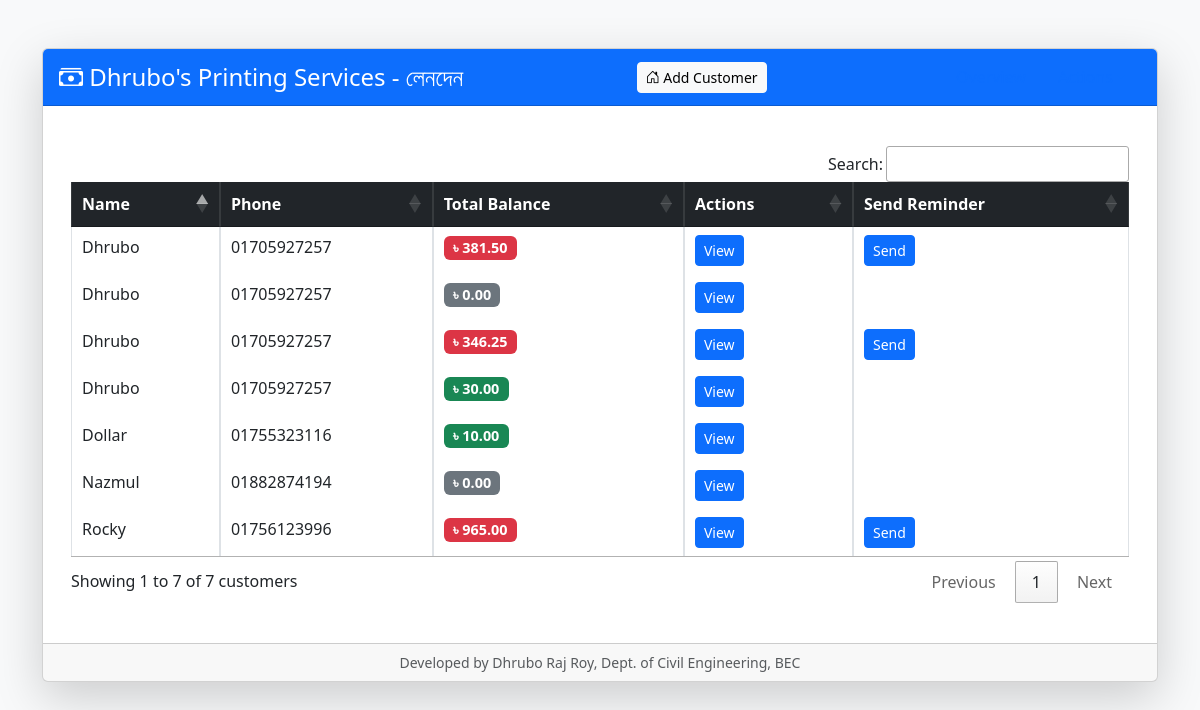
The app's page / (signed in) with its own data.
### tables this page shows
CREATE TABLE `customers` (
  `id` int(11) NOT NULL,
  `name` varchar(255) DEFAULT NULL,
  `phone` varchar(20) DEFAULT NULL,
  `note` text DEFAULT NULL,
  `created_at` timestamp NOT NULL DEFAULT current_timestamp()
);

### index.php (the view, shortened to what this page needs)
<?php
include 'db.php';
  function generateWhatsAppLink($phone, $message) {
  $encodedMessage = urlencode($message);
  $whatsappLink = "https://wa.me/$phone?text=$encodedMessage";
  return $whatsappLink;
}
?>
<!DOCTYPE html>
<html lang="en">
<head>
  <link href="https://cdn.jsdelivr.net/npm/bootstrap@5.3.0/dist/css/bootstrap.min.css" rel="stylesheet">
  <link rel="stylesheet" href="https://cdn.jsdelivr.net/npm/bootstrap-icons@1.10.5/font/bootstrap-icons.css">
  <link rel="stylesheet" href="https://cdn.datatables.net/1.13.6/css/jquery.dataTables.min.css">
  <link rel="stylesheet" href="https://cdn.datatables.net/responsive/3.0.0/css/responsive.dataTables.min.css">
  <link rel="stylesheet" href="https://cdn.datatables.net/buttons/2.4.1/css/buttons.dataTables.min.css">
</head>
<body>
<div class="container py-5">
  <div class="card shadow-lg">
    <div class="card-header bg-primary text-white d-flex justify-content-between align-items-center">
      <h4 class="mb-0"><i class="bi bi-cash-stack"></i> Dhrubo's Printing Services - লেনদেন</h4>
      <a href="add_customer.php" class="btn btn-light btn-sm">
        <i class="bi bi-house-door"></i> Add Customer
      </a>
        <ul class="nav card-nav">
          <li class="nav-item"><a class="nav-link active" href="index.php">Overview</a></li>
          <li class="nav-item dropdown">
            <a class="nav-link dropdown-toggle" data-bs-toggle="dropdown" href="#" role="button">Actions</a>
          </li>
        </ul>
    </div>
    <div class="card-body">
      <div class="container py-4">
        <?php
          $result = mysqli_query($conn, "SELECT * FROM customers ORDER BY id DESC");
        ?>
        <div class="table-responsive">
          <table id="customerTable" class="table table-bordered table-hover nowrap" style="width:100%">
            <thead class="table-dark">
              <tr>
                <th>Name</th>
                <th class="d-none d-sm-table-cell">Phone</th>
                <th>Total Balance</th>
                <th>Actions</th>
                <th>Send Reminder</th>
              </tr>
            </thead>
            <tbody>
            <?php while($row = mysqli_fetch_assoc($result)): ?>
              <?php
                $customer_id = $row['id'];
                $sum_result = mysqli_query($conn, "SELECT
                  (SELECT IFNULL(SUM(amount), 0) FROM transactions WHERE customer_id = $customer_id AND type = 'credit') -
                  (SELECT IFNULL(SUM(amount), 0) FROM transactions WHERE customer_id = $customer_id AND type = 'debit')
                  AS balance");
                $balance_data = mysqli_fetch_assoc($sum_result);
                $balance = $balance_data['balance'];
                $badge_class = $balance > 0 ? 'bg-danger' : ($balance < 0 ? 'bg-success' : 'bg-secondary');
              ?>
              <tr>
                <td><?= htmlspecialchars($row['name']) ?></td>
                <td class="d-none d-sm-table-cell"><?= htmlspecialchars($row['phone']) ?></td>
                <td><span class="badge <?= $badge_class ?>">৳ <?= number_format(abs($balance), 2) ?></span></td>
                <td>
                  <a href="add_transaction.php?id=<?= $row['id'] ?>" class="btn btn-primary btn-sm">View</a>
                </td>
                <?php if($balance > 0){?>
                <td>
                  <a href="<?php
                  $message = "";
                  $message .= "*বাকি পরিশোধ করুন।*\n";
                  $message .= "কাস্টমার মোবাইল নং ".$row['phone']."\n\n";
                  $message .= "*বর্তমান বাকি  ";
                  $message .=  abs($balance) . "Tk*\n\n";;
                  $message .= "Bkash(Send Money): +8801705927257\n\n";
                  $message .= "Dhrubo's Printing Services\n";
                  $message .= "Barishal Engineering College";
                  echo  generateWhatsAppLink("+88".$row['phone'],$message);
                  ?>" class="btn btn-primary btn-sm" target="_blank">Send</a>
                </td>
                <?php }else{?>
                <td></td>
                <?php }?>
              </tr>
            <?php endwhile; ?>
            </tbody>
          </table>
        </div>
      </div>
    </div>
    <div class="card-footer text-center text-muted small">
      Developed by Dhrubo Raj Roy, Dept. of Civil Engineering, BEC
    </div>
  </div>
</div>
</body>
</html>

### index.php (style rules this page uses)
body { background-color: #f8f9fa; }
.badge { font-size: 0.9rem; }

### records on screen
customers: name "Dhrubo", phone "01705927257", balance "381.50"
customers: name "Dhrubo", phone "01705927257", balance "0.00"
customers: name "Dhrubo", phone "01705927257", balance "346.25"
customers: name "Rocky", phone "01756123996", balance "965.00"
customers: name "Nazmul", phone "01882874194", balance "0.00"
customers: name "Dollar", phone "01755323116", balance "10.00"
customers: name "Dhrubo", phone "01705927257", balance "30.00"
